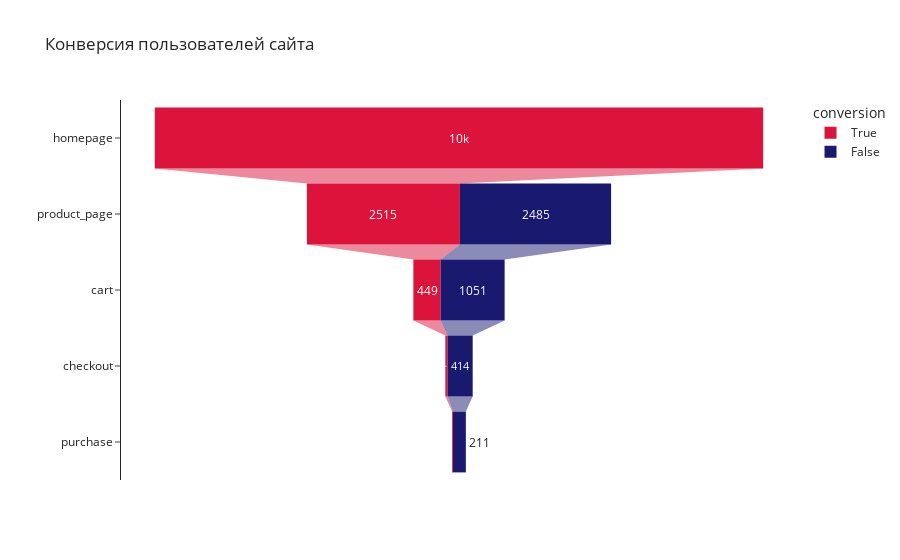

Write notebook code for a chart like this one.
### Code cell
fig = px.funnel(conversion, y='stage', x='user_id', color='conversion',
                color_discrete_map={True: "#DC143C", 
                                    False: "#191970"},
                template="simple_white",
                title='Конверсия пользователей сайта',
                labels={"stage": ""})
fig.show()

### Figure 1 — Plotly figure (JSON) as saved in the notebook; plotly's stock layout.template omitted (floating-point values rounded to 4 significant figures)
{"data": [{"hovertemplate": "conversion=True<br>user_id=%{x}<br>=%{y}<extra></extra>", "legendgroup": "True", "marker": {"color": "#DC143C"}, "name": "True", "orientation": "h", "showlegend": true, "type": "funnel", "x": [10000, 2515, 449, 36, 14], "xaxis": "x", "y": ["homepage", "product_page", "cart", "checkout", "purchase"], "yaxis": "y"}, {"hovertemplate": "conversion=False<br>user_id=%{x}<br>=%{y}<extra></extra>", "legendgroup": "False", "marker": {"color": "#191970"}, "name": "False", "orientation": "h", "showlegend": true, "type": "funnel", "x": [2485, 1051, 414, 211], "xaxis": "x", "y": ["product_page", "cart", "checkout", "purchase"], "yaxis": "y"}], "layout": {"legend": {"title": {"text": "conversion"}, "tracegroupgap": 0}, "title": {"text": "Конверсия пользователей сайта"}, "xaxis": {"anchor": "y", "domain": [0, 1], "title": {"text": "user_id"}}, "yaxis": {"anchor": "x", "domain": [0, 1], "title": {"text": ""}}}}
